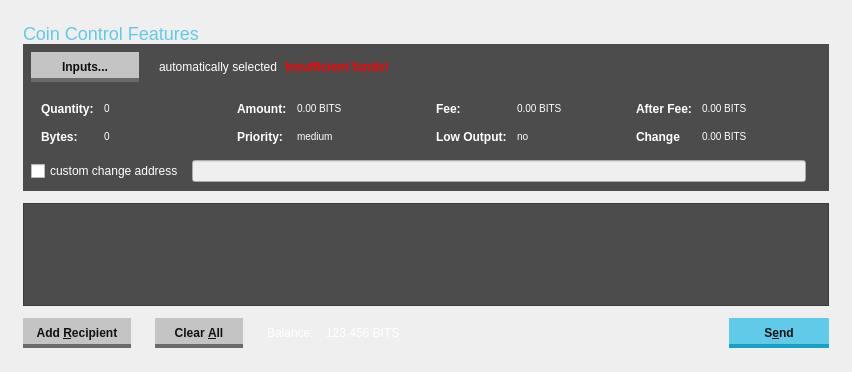
<?xml version="1.0" encoding="UTF-8"?>
<ui version="4.0">
 <class>SendCoinsDialog</class>
 <widget class="QDialog" name="SendCoinsDialog">
  <property name="geometry">
   <rect>
    <x>0</x>
    <y>0</y>
    <width>852</width>
    <height>372</height>
   </rect>
  </property>
  <property name="windowTitle">
   <string>Send Coins</string>
  </property>
  <layout class="QVBoxLayout" name="verticalLayout" stretch="0">
   <property name="bottomMargin">
    <number>12</number>
   </property>
   <item>
    <layout class="QVBoxLayout" name="sendcoinsLayout" stretch="0,0,0">
     <property name="spacing">
      <number>12</number>
     </property>
     <property name="leftMargin">
      <number>12</number>
     </property>
     <property name="topMargin">
      <number>12</number>
     </property>
     <property name="rightMargin">
      <number>12</number>
     </property>
     <property name="bottomMargin">
      <number>12</number>
     </property>
     <item>
      <widget class="QFrame" name="frameCoinControl">
       <property name="sizePolicy">
        <sizepolicy hsizetype="Expanding" vsizetype="Expanding">
         <horstretch>0</horstretch>
         <verstretch>0</verstretch>
        </sizepolicy>
       </property>
       <property name="maximumSize">
        <size>
         <width>16777215</width>
         <height>16777215</height>
        </size>
       </property>
       <property name="styleSheet">
        <string notr="true">QFrame {
	border: none;
}</string>
       </property>
       <property name="frameShape">
        <enum>QFrame::StyledPanel</enum>
       </property>
       <property name="frameShadow">
        <enum>QFrame::Sunken</enum>
       </property>
       <layout class="QVBoxLayout" name="verticalLayoutCoinControl2">
        <property name="spacing">
         <number>0</number>
        </property>
        <property name="leftMargin">
         <number>0</number>
        </property>
        <property name="topMargin">
         <number>0</number>
        </property>
        <property name="rightMargin">
         <number>0</number>
        </property>
        <property name="bottomMargin">
         <number>0</number>
        </property>
        <item>
         <layout class="QVBoxLayout" name="verticalLayoutCoinControl" stretch="0">
          <property name="spacing">
           <number>0</number>
          </property>
          <property name="leftMargin">
           <number>0</number>
          </property>
          <property name="topMargin">
           <number>0</number>
          </property>
          <item>
           <layout class="QHBoxLayout" name="horizontalLayoutCoinControl1">
            <property name="spacing">
             <number>0</number>
            </property>
            <property name="leftMargin">
             <number>0</number>
            </property>
            <property name="topMargin">
             <number>0</number>
            </property>
            <property name="bottomMargin">
             <number>0</number>
            </property>
            <item>
             <widget class="QLabel" name="labelCoinControlFeatures">
              <property name="sizePolicy">
               <sizepolicy hsizetype="Preferred" vsizetype="Maximum">
                <horstretch>0</horstretch>
                <verstretch>0</verstretch>
               </sizepolicy>
              </property>
              <property name="font">
               <font>
                <pointsize>-1</pointsize>
                <weight>50</weight>
                <bold>false</bold>
               </font>
              </property>
              <property name="styleSheet">
               <string notr="true">font-size: 18px;
color: #60CAE8;
font-weight: normal;</string>
              </property>
              <property name="text">
               <string>Coin Control Features</string>
              </property>
             </widget>
            </item>
           </layout>
          </item>
         </layout>
        </item>
        <item>
         <widget class="QFrame" name="CoinControlFrame">
          <property name="styleSheet">
           <string notr="true">QFrame {
	background: #4C4C4C;
	color: #FFFFFF;
	border: none;
}</string>
          </property>
          <layout class="QVBoxLayout" name="verticalLayoutCoinControlBottom" stretch="0,0,0,0">
           <property name="spacing">
            <number>0</number>
           </property>
           <property name="leftMargin">
            <number>0</number>
           </property>
           <property name="topMargin">
            <number>0</number>
           </property>
           <property name="rightMargin">
            <number>0</number>
           </property>
           <property name="bottomMargin">
            <number>0</number>
           </property>
           <item>
            <layout class="QHBoxLayout" name="horizontalLayoutCoinControl2" stretch="0,0,0,0">
             <property name="spacing">
              <number>8</number>
             </property>
             <property name="leftMargin">
              <number>8</number>
             </property>
             <property name="topMargin">
              <number>8</number>
             </property>
             <property name="rightMargin">
              <number>8</number>
             </property>
             <property name="bottomMargin">
              <number>8</number>
             </property>
             <item>
              <widget class="QPushButton" name="pushButtonCoinControl">
               <property name="minimumSize">
                <size>
                 <width>120</width>
                 <height>30</height>
                </size>
               </property>
               <property name="styleSheet">
                <string notr="true">QPushButton {
   	border: none;
   	background: #C4C4C4;
   	border-bottom: 4px solid #6B6969;
   	color: #111111;
   	font-weight: bold;
   	margin-right: 12px;
   	padding-top: 4px;
   }
   QPushButton:hover,
   QPushButton:pressed,
   QPushButton:selected,
   QPushButton:checked {
       background: #60CAE8;
       border-bottom: 4px solid #1AA0C5;
   }</string>
               </property>
               <property name="text">
                <string>Inputs...</string>
               </property>
              </widget>
             </item>
             <item>
              <widget class="QLabel" name="labelCoinControlAutomaticallySelected">
               <property name="text">
                <string>automatically selected</string>
               </property>
               <property name="margin">
                <number>5</number>
               </property>
              </widget>
             </item>
             <item>
              <widget class="QLabel" name="labelCoinControlInsuffFunds">
               <property name="font">
                <font>
                 <weight>75</weight>
                 <bold>true</bold>
                </font>
               </property>
               <property name="styleSheet">
                <string notr="true">color:red;font-weight:bold;</string>
               </property>
               <property name="text">
                <string>Insufficient funds!</string>
               </property>
               <property name="margin">
                <number>5</number>
               </property>
              </widget>
             </item>
             <item>
              <spacer name="horizontalSpacerCoinControl">
               <property name="orientation">
                <enum>Qt::Horizontal</enum>
               </property>
               <property name="sizeHint" stdset="0">
                <size>
                 <width>40</width>
                 <height>1</height>
                </size>
               </property>
              </spacer>
             </item>
            </layout>
           </item>
           <item>
            <widget class="QWidget" name="widgetCoinControl" native="true">
             <property name="sizePolicy">
              <sizepolicy hsizetype="Preferred" vsizetype="Preferred">
               <horstretch>0</horstretch>
               <verstretch>0</verstretch>
              </sizepolicy>
             </property>
             <property name="minimumSize">
              <size>
               <width>0</width>
               <height>0</height>
              </size>
             </property>
             <property name="styleSheet">
              <string notr="true"/>
             </property>
             <layout class="QHBoxLayout" name="horizontalLayoutCoinControl5" stretch="0">
              <property name="spacing">
               <number>-1</number>
              </property>
              <property name="leftMargin">
               <number>0</number>
              </property>
              <property name="topMargin">
               <number>0</number>
              </property>
              <property name="rightMargin">
               <number>0</number>
              </property>
              <property name="bottomMargin">
               <number>0</number>
              </property>
              <item>
               <layout class="QHBoxLayout" name="horizontalLayoutCoinControl3" stretch="0,0,0,0">
                <property name="spacing">
                 <number>8</number>
                </property>
                <property name="leftMargin">
                 <number>8</number>
                </property>
                <property name="topMargin">
                 <number>8</number>
                </property>
                <property name="rightMargin">
                 <number>8</number>
                </property>
                <property name="bottomMargin">
                 <number>8</number>
                </property>
                <item>
                 <layout class="QFormLayout" name="formLayoutCoinControl1">
                  <property name="horizontalSpacing">
                   <number>10</number>
                  </property>
                  <property name="verticalSpacing">
                   <number>14</number>
                  </property>
                  <property name="leftMargin">
                   <number>10</number>
                  </property>
                  <property name="topMargin">
                   <number>4</number>
                  </property>
                  <property name="rightMargin">
                   <number>6</number>
                  </property>
                  <item row="0" column="0">
                   <widget class="QLabel" name="labelCoinControlQuantityText">
                    <property name="styleSheet">
                     <string notr="true">QLabel {
   	color: #FFFFFF;
   	font-weight: bold;
   	font-size: 12px;
   }</string>
                    </property>
                    <property name="text">
                     <string>Quantity:</string>
                    </property>
                    <property name="margin">
                     <number>0</number>
                    </property>
                   </widget>
                  </item>
                  <item row="0" column="1">
                   <widget class="QLabel" name="labelCoinControlQuantity">
                    <property name="font">
                     <font>
                      <pointsize>-1</pointsize>
                     </font>
                    </property>
                    <property name="cursor">
                     <cursorShape>IBeamCursor</cursorShape>
                    </property>
                    <property name="contextMenuPolicy">
                     <enum>Qt::ActionsContextMenu</enum>
                    </property>
                    <property name="styleSheet">
                     <string notr="true">QLabel {
   	color: #FFFFFF;
   	font-size: 10px;
   }</string>
                    </property>
                    <property name="text">
                     <string>0</string>
                    </property>
                    <property name="margin">
                     <number>0</number>
                    </property>
                    <property name="textInteractionFlags">
                     <set>Qt::LinksAccessibleByMouse|Qt::TextSelectableByKeyboard|Qt::TextSelectableByMouse</set>
                    </property>
                   </widget>
                  </item>
                  <item row="1" column="0">
                   <widget class="QLabel" name="labelCoinControlBytesText">
                    <property name="styleSheet">
                     <string notr="true">QLabel {
   	color: #FFFFFF;
   	font-weight: bold;
   	font-size: 12px;
   }</string>
                    </property>
                    <property name="text">
                     <string>Bytes:</string>
                    </property>
                   </widget>
                  </item>
                  <item row="1" column="1">
                   <widget class="QLabel" name="labelCoinControlBytes">
                    <property name="font">
                     <font>
                      <pointsize>-1</pointsize>
                     </font>
                    </property>
                    <property name="cursor">
                     <cursorShape>IBeamCursor</cursorShape>
                    </property>
                    <property name="contextMenuPolicy">
                     <enum>Qt::ActionsContextMenu</enum>
                    </property>
                    <property name="styleSheet">
                     <string notr="true">QLabel {
   	color: #FFFFFF;
   	font-size: 10px;
   }</string>
                    </property>
                    <property name="text">
                     <string>0</string>
                    </property>
                    <property name="textInteractionFlags">
                     <set>Qt::LinksAccessibleByMouse|Qt::TextSelectableByKeyboard|Qt::TextSelectableByMouse</set>
                    </property>
                   </widget>
                  </item>
                 </layout>
                </item>
                <item>
                 <layout class="QFormLayout" name="formLayoutCoinControl2">
                  <property name="horizontalSpacing">
                   <number>10</number>
                  </property>
                  <property name="verticalSpacing">
                   <number>14</number>
                  </property>
                  <property name="leftMargin">
                   <number>6</number>
                  </property>
                  <property name="topMargin">
                   <number>4</number>
                  </property>
                  <property name="rightMargin">
                   <number>6</number>
                  </property>
                  <item row="0" column="0">
                   <widget class="QLabel" name="labelCoinControlAmountText">
                    <property name="styleSheet">
                     <string notr="true">QLabel {
   	color: #FFFFFF;
   	font-weight: bold;
   	font-size: 12px;
   }</string>
                    </property>
                    <property name="text">
                     <string>Amount:</string>
                    </property>
                    <property name="margin">
                     <number>0</number>
                    </property>
                   </widget>
                  </item>
                  <item row="0" column="1">
                   <widget class="QLabel" name="labelCoinControlAmount">
                    <property name="font">
                     <font>
                      <pointsize>-1</pointsize>
                     </font>
                    </property>
                    <property name="cursor">
                     <cursorShape>IBeamCursor</cursorShape>
                    </property>
                    <property name="contextMenuPolicy">
                     <enum>Qt::ActionsContextMenu</enum>
                    </property>
                    <property name="styleSheet">
                     <string notr="true">QLabel {
   	color: #FFFFFF;
   	font-size: 10px;
   }</string>
                    </property>
                    <property name="text">
                     <string>0.00 BITS</string>
                    </property>
                    <property name="textInteractionFlags">
                     <set>Qt::LinksAccessibleByMouse|Qt::TextSelectableByKeyboard|Qt::TextSelectableByMouse</set>
                    </property>
                   </widget>
                  </item>
                  <item row="1" column="0">
                   <widget class="QLabel" name="labelCoinControlPriorityText">
                    <property name="styleSheet">
                     <string notr="true">QLabel {
   	color: #FFFFFF;
   	font-weight: bold;
   	font-size: 12px;
   }</string>
                    </property>
                    <property name="text">
                     <string>Priority:</string>
                    </property>
                   </widget>
                  </item>
                  <item row="1" column="1">
                   <widget class="QLabel" name="labelCoinControlPriority">
                    <property name="font">
                     <font>
                      <pointsize>-1</pointsize>
                     </font>
                    </property>
                    <property name="cursor">
                     <cursorShape>IBeamCursor</cursorShape>
                    </property>
                    <property name="contextMenuPolicy">
                     <enum>Qt::ActionsContextMenu</enum>
                    </property>
                    <property name="styleSheet">
                     <string notr="true">QLabel {
   	color: #FFFFFF;
   	font-size: 10px;
   }</string>
                    </property>
                    <property name="text">
                     <string>medium</string>
                    </property>
                    <property name="textInteractionFlags">
                     <set>Qt::LinksAccessibleByMouse|Qt::TextSelectableByKeyboard|Qt::TextSelectableByMouse</set>
                    </property>
                   </widget>
                  </item>
                 </layout>
                </item>
                <item>
                 <layout class="QFormLayout" name="formLayoutCoinControl3">
                  <property name="horizontalSpacing">
                   <number>10</number>
                  </property>
                  <property name="verticalSpacing">
                   <number>14</number>
                  </property>
                  <property name="leftMargin">
                   <number>6</number>
                  </property>
                  <property name="topMargin">
                   <number>4</number>
                  </property>
                  <property name="rightMargin">
                   <number>6</number>
                  </property>
                  <item row="0" column="0">
                   <widget class="QLabel" name="labelCoinControlFeeText">
                    <property name="styleSheet">
                     <string notr="true">QLabel {
   	color: #FFFFFF;
   	font-weight: bold;
   	font-size: 12px;
   }</string>
                    </property>
                    <property name="text">
                     <string>Fee:</string>
                    </property>
                    <property name="margin">
                     <number>0</number>
                    </property>
                   </widget>
                  </item>
                  <item row="0" column="1">
                   <widget class="QLabel" name="labelCoinControlFee">
                    <property name="font">
                     <font>
                      <pointsize>-1</pointsize>
                     </font>
                    </property>
                    <property name="cursor">
                     <cursorShape>IBeamCursor</cursorShape>
                    </property>
                    <property name="contextMenuPolicy">
                     <enum>Qt::ActionsContextMenu</enum>
                    </property>
                    <property name="styleSheet">
                     <string notr="true">QLabel {
   	color: #FFFFFF;
   	font-size: 10px;
   }</string>
                    </property>
                    <property name="text">
                     <string>0.00 BITS</string>
                    </property>
                    <property name="textInteractionFlags">
                     <set>Qt::LinksAccessibleByMouse|Qt::TextSelectableByKeyboard|Qt::TextSelectableByMouse</set>
                    </property>
                   </widget>
                  </item>
                  <item row="1" column="0">
                   <widget class="QLabel" name="labelCoinControlLowOutputText">
                    <property name="styleSheet">
                     <string notr="true">QLabel {
   	color: #FFFFFF;
   	font-weight: bold;
   	font-size: 12px;
   }</string>
                    </property>
                    <property name="text">
                     <string>Low Output:</string>
                    </property>
                   </widget>
                  </item>
                  <item row="1" column="1">
                   <widget class="QLabel" name="labelCoinControlLowOutput">
                    <property name="font">
                     <font>
                      <pointsize>-1</pointsize>
                     </font>
                    </property>
                    <property name="cursor">
                     <cursorShape>IBeamCursor</cursorShape>
                    </property>
                    <property name="contextMenuPolicy">
                     <enum>Qt::ActionsContextMenu</enum>
                    </property>
                    <property name="styleSheet">
                     <string notr="true">QLabel {
   	color: #FFFFFF;
   	font-size: 10px;
   }</string>
                    </property>
                    <property name="text">
                     <string>no</string>
                    </property>
                    <property name="textInteractionFlags">
                     <set>Qt::LinksAccessibleByMouse|Qt::TextSelectableByKeyboard|Qt::TextSelectableByMouse</set>
                    </property>
                   </widget>
                  </item>
                 </layout>
                </item>
                <item>
                 <layout class="QFormLayout" name="formLayoutCoinControl4">
                  <property name="horizontalSpacing">
                   <number>10</number>
                  </property>
                  <property name="verticalSpacing">
                   <number>14</number>
                  </property>
                  <property name="leftMargin">
                   <number>6</number>
                  </property>
                  <property name="topMargin">
                   <number>4</number>
                  </property>
                  <property name="rightMargin">
                   <number>6</number>
                  </property>
                  <item row="0" column="0">
                   <widget class="QLabel" name="labelCoinControlAfterFeeText">
                    <property name="styleSheet">
                     <string notr="true">QLabel {
   	color: #FFFFFF;
   	font-weight: bold;
   	font-size: 12px;
   }</string>
                    </property>
                    <property name="text">
                     <string>After Fee:</string>
                    </property>
                    <property name="margin">
                     <number>0</number>
                    </property>
                   </widget>
                  </item>
                  <item row="0" column="1">
                   <widget class="QLabel" name="labelCoinControlAfterFee">
                    <property name="font">
                     <font>
                      <pointsize>-1</pointsize>
                     </font>
                    </property>
                    <property name="cursor">
                     <cursorShape>IBeamCursor</cursorShape>
                    </property>
                    <property name="contextMenuPolicy">
                     <enum>Qt::ActionsContextMenu</enum>
                    </property>
                    <property name="styleSheet">
                     <string notr="true">QLabel {
   	color: #FFFFFF;
   	font-size: 10px;
   }</string>
                    </property>
                    <property name="text">
                     <string>0.00 BITS</string>
                    </property>
                    <property name="textInteractionFlags">
                     <set>Qt::LinksAccessibleByMouse|Qt::TextSelectableByKeyboard|Qt::TextSelectableByMouse</set>
                    </property>
                   </widget>
                  </item>
                  <item row="1" column="0">
                   <widget class="QLabel" name="labelCoinControlChangeText">
                    <property name="styleSheet">
                     <string notr="true">QLabel {
   	color: #FFFFFF;
   	font-weight: bold;
   	font-size: 12px;
   }</string>
                    </property>
                    <property name="text">
                     <string>Change</string>
                    </property>
                   </widget>
                  </item>
                  <item row="1" column="1">
                   <widget class="QLabel" name="labelCoinControlChange">
                    <property name="font">
                     <font>
                      <pointsize>-1</pointsize>
                     </font>
                    </property>
                    <property name="cursor">
                     <cursorShape>IBeamCursor</cursorShape>
                    </property>
                    <property name="contextMenuPolicy">
                     <enum>Qt::ActionsContextMenu</enum>
                    </property>
                    <property name="styleSheet">
                     <string notr="true">QLabel {
   	color: #FFFFFF;
   	font-size: 10px;
   }</string>
                    </property>
                    <property name="text">
                     <string>0.00 BITS</string>
                    </property>
                    <property name="textInteractionFlags">
                     <set>Qt::LinksAccessibleByMouse|Qt::TextSelectableByKeyboard|Qt::TextSelectableByMouse</set>
                    </property>
                   </widget>
                  </item>
                 </layout>
                </item>
               </layout>
              </item>
             </layout>
            </widget>
           </item>
           <item>
            <layout class="QHBoxLayout" name="horizontalLayoutCoinControl4" stretch="0,0,0">
             <property name="spacing">
              <number>8</number>
             </property>
             <property name="sizeConstraint">
              <enum>QLayout::SetDefaultConstraint</enum>
             </property>
             <property name="leftMargin">
              <number>8</number>
             </property>
             <property name="topMargin">
              <number>8</number>
             </property>
             <property name="rightMargin">
              <number>8</number>
             </property>
             <property name="bottomMargin">
              <number>8</number>
             </property>
             <item>
              <widget class="QCheckBox" name="checkBoxCoinControlChange">
               <property name="styleSheet">
                <string notr="true">color: #FFFFFF;</string>
               </property>
               <property name="text">
                <string>custom change address</string>
               </property>
              </widget>
             </item>
             <item>
              <widget class="QLineEdit" name="lineEditCoinControlChange">
               <property name="enabled">
                <bool>false</bool>
               </property>
               <property name="sizePolicy">
                <sizepolicy hsizetype="Expanding" vsizetype="Fixed">
                 <horstretch>0</horstretch>
                 <verstretch>0</verstretch>
                </sizepolicy>
               </property>
               <property name="autoFillBackground">
                <bool>false</bool>
               </property>
               <property name="styleSheet">
                <string notr="true"/>
               </property>
               <property name="frame">
                <bool>true</bool>
               </property>
              </widget>
             </item>
             <item>
              <widget class="QLabel" name="labelCoinControlChangeLabel">
               <property name="sizePolicy">
                <sizepolicy hsizetype="Preferred" vsizetype="Expanding">
                 <horstretch>0</horstretch>
                 <verstretch>0</verstretch>
                </sizepolicy>
               </property>
               <property name="minimumSize">
                <size>
                 <width>0</width>
                 <height>0</height>
                </size>
               </property>
               <property name="text">
                <string/>
               </property>
               <property name="margin">
                <number>3</number>
               </property>
              </widget>
             </item>
            </layout>
           </item>
           <item>
            <spacer name="verticalSpacerCoinControl">
             <property name="orientation">
              <enum>Qt::Vertical</enum>
             </property>
             <property name="sizeHint" stdset="0">
              <size>
               <width>800</width>
               <height>1</height>
              </size>
             </property>
            </spacer>
           </item>
          </layout>
         </widget>
        </item>
       </layout>
      </widget>
     </item>
     <item>
      <widget class="QScrollArea" name="scrollArea">
       <property name="styleSheet">
        <string notr="true">background: #4C4C4C;
color: #FFFFFF;</string>
       </property>
       <property name="widgetResizable">
        <bool>true</bool>
       </property>
       <widget class="QWidget" name="scrollAreaWidgetContents">
        <property name="geometry">
         <rect>
          <x>0</x>
          <y>0</y>
          <width>802</width>
          <height>90</height>
         </rect>
        </property>
        <layout class="QVBoxLayout" name="verticalLayout_2">
         <property name="leftMargin">
          <number>0</number>
         </property>
         <property name="topMargin">
          <number>0</number>
         </property>
         <property name="rightMargin">
          <number>0</number>
         </property>
         <property name="bottomMargin">
          <number>0</number>
         </property>
         <item>
          <layout class="QVBoxLayout" name="entries">
           <property name="spacing">
            <number>0</number>
           </property>
           <property name="leftMargin">
            <number>0</number>
           </property>
           <property name="topMargin">
            <number>0</number>
           </property>
           <property name="rightMargin">
            <number>0</number>
           </property>
           <property name="bottomMargin">
            <number>0</number>
           </property>
          </layout>
         </item>
         <item>
          <spacer name="verticalSpacer">
           <property name="orientation">
            <enum>Qt::Vertical</enum>
           </property>
           <property name="sizeHint" stdset="0">
            <size>
             <width>20</width>
             <height>40</height>
            </size>
           </property>
          </spacer>
         </item>
        </layout>
       </widget>
      </widget>
     </item>
     <item>
      <layout class="QHBoxLayout" name="horizontalLayout" stretch="0,0,0,0,0">
       <property name="spacing">
        <number>-1</number>
       </property>
       <property name="leftMargin">
        <number>0</number>
       </property>
       <property name="topMargin">
        <number>0</number>
       </property>
       <item>
        <widget class="QPushButton" name="addButton">
         <property name="minimumSize">
          <size>
           <width>120</width>
           <height>30</height>
          </size>
         </property>
         <property name="toolTip">
          <string>Send to multiple recipients at once</string>
         </property>
         <property name="styleSheet">
          <string notr="true">QPushButton {
	border: none;
	background: #C4C4C4;
	border-bottom: 4px solid #6B6969;
	color: #111111;
	font-weight: bold;
	margin-right: 12px;
	padding-top: 4px;
}
QPushButton:hover,
QPushButton:pressed,
QPushButton:selected,
QPushButton:checked {
    background: #60CAE8;
    border-bottom: 4px solid #1AA0C5;
}</string>
         </property>
         <property name="text">
          <string>Add &amp;Recipient</string>
         </property>
         <property name="autoDefault">
          <bool>false</bool>
         </property>
        </widget>
       </item>
       <item>
        <widget class="QPushButton" name="clearButton">
         <property name="sizePolicy">
          <sizepolicy hsizetype="Minimum" vsizetype="Fixed">
           <horstretch>0</horstretch>
           <verstretch>0</verstretch>
          </sizepolicy>
         </property>
         <property name="minimumSize">
          <size>
           <width>100</width>
           <height>30</height>
          </size>
         </property>
         <property name="toolTip">
          <string>Remove all transaction fields</string>
         </property>
         <property name="styleSheet">
          <string notr="true">QPushButton {
	border: none;
	background: #C4C4C4;
	border-bottom: 4px solid #6B6969;
	color: #111111;
	font-weight: bold;
	margin-right: 12px;
	padding-top: 4px;
}
QPushButton:hover,
QPushButton:pressed,
QPushButton:selected,
QPushButton:checked {
    background: #60CAE8;
    border-bottom: 4px solid #1AA0C5;
}</string>
         </property>
         <property name="text">
          <string>Clear &amp;All</string>
         </property>
         <property name="autoRepeatDelay">
          <number>300</number>
         </property>
         <property name="autoDefault">
          <bool>false</bool>
         </property>
        </widget>
       </item>
       <item>
        <layout class="QHBoxLayout" name="horizontalLayout_2" stretch="0,0">
         <property name="sizeConstraint">
          <enum>QLayout::SetDefaultConstraint</enum>
         </property>
         <item>
          <widget class="QLabel" name="label">
           <property name="sizePolicy">
            <sizepolicy hsizetype="Preferred" vsizetype="Fixed">
             <horstretch>0</horstretch>
             <verstretch>0</verstretch>
            </sizepolicy>
           </property>
           <property name="styleSheet">
            <string notr="true">QLabel {
	color: #FFFFFF;
}</string>
           </property>
           <property name="text">
            <string>Balance:</string>
           </property>
          </widget>
         </item>
         <item>
          <widget class="QLabel" name="labelBalance">
           <property name="sizePolicy">
            <sizepolicy hsizetype="Preferred" vsizetype="Fixed">
             <horstretch>0</horstretch>
             <verstretch>0</verstretch>
            </sizepolicy>
           </property>
           <property name="cursor">
            <cursorShape>IBeamCursor</cursorShape>
           </property>
           <property name="styleSheet">
            <string notr="true">QLabel {
	color: #FFFFFF;
}</string>
           </property>
           <property name="text">
            <string>123.456 BITS</string>
           </property>
           <property name="textInteractionFlags">
            <set>Qt::LinksAccessibleByMouse|Qt::TextSelectableByKeyboard|Qt::TextSelectableByMouse</set>
           </property>
          </widget>
         </item>
        </layout>
       </item>
       <item>
        <spacer name="horizontalSpacer">
         <property name="orientation">
          <enum>Qt::Horizontal</enum>
         </property>
         <property name="sizeHint" stdset="0">
          <size>
           <width>40</width>
           <height>20</height>
          </size>
         </property>
        </spacer>
       </item>
       <item>
        <widget class="QPushButton" name="sendButton">
         <property name="minimumSize">
          <size>
           <width>100</width>
           <height>30</height>
          </size>
         </property>
         <property name="toolTip">
          <string>Confirm the send action</string>
         </property>
         <property name="styleSheet">
          <string notr="true">QPushButton {
	border: none;
    background: #60CAE8;
    border-bottom: 4px solid #1AA0C5;
	color: #111111;
	font-weight: bold;
	padding-top: 4px;
}
QPushButton:hover,
QPushButton:pressed,
QPushButton:selected,
QPushButton:checked {
	background: #BED431;
	border-bottom: 4px solid #788B02;
}
</string>
         </property>
         <property name="text">
          <string>S&amp;end</string>
         </property>
         <property name="checkable">
          <bool>false</bool>
         </property>
         <property name="autoRepeat">
          <bool>false</bool>
         </property>
         <property name="autoExclusive">
          <bool>false</bool>
         </property>
         <property name="default">
          <bool>true</bool>
         </property>
        </widget>
       </item>
      </layout>
     </item>
    </layout>
   </item>
  </layout>
 </widget>
 <resources/>
 <connections/>
</ui>
